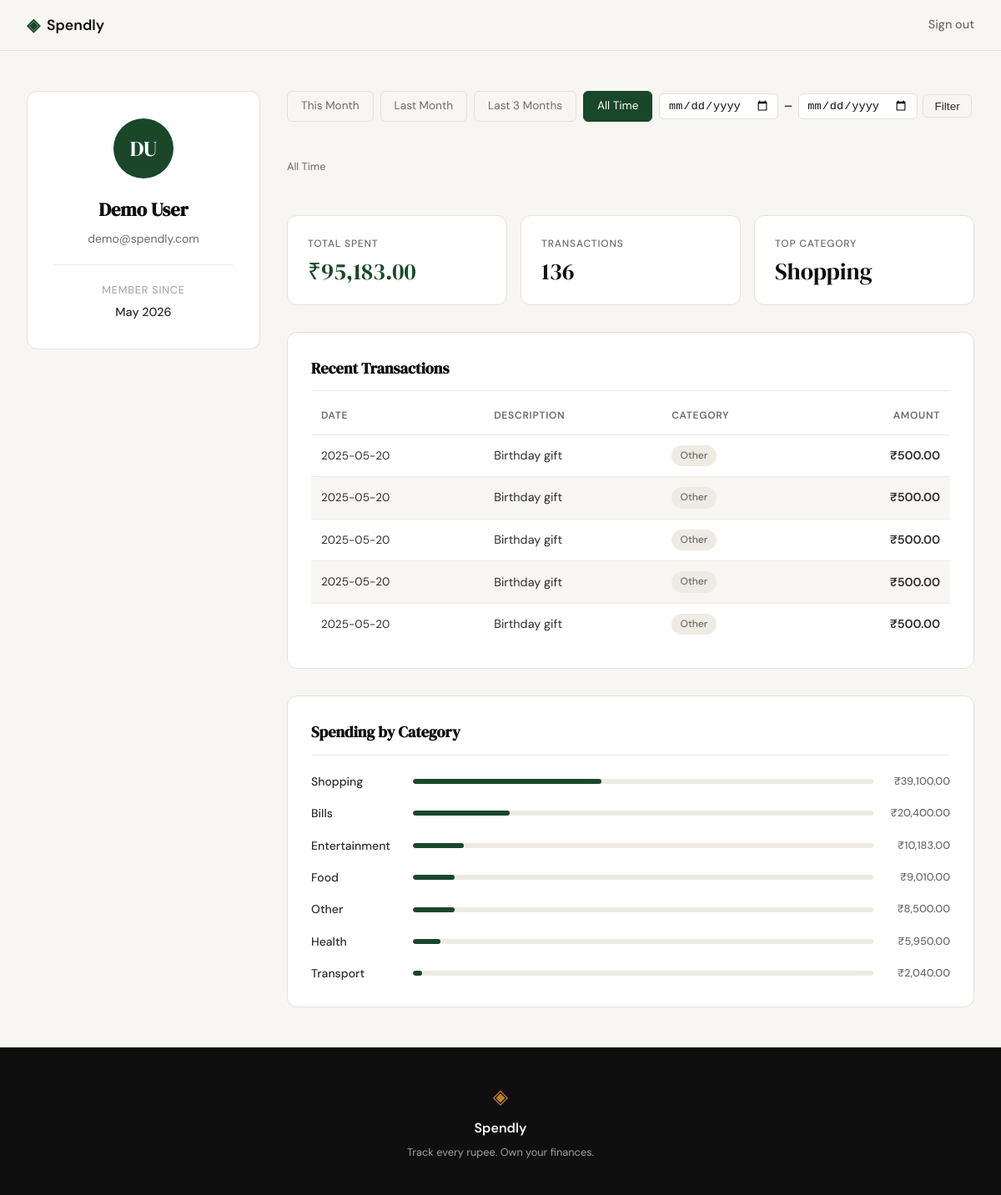
Screenshot of /profile (signed in) with the database file from the repository.
### tables this page shows
CREATE TABLE users (
            id            INTEGER PRIMARY KEY AUTOINCREMENT,
            name          TEXT NOT NULL,
            email         TEXT NOT NULL UNIQUE,
            password_hash TEXT NOT NULL,
            created_at    TEXT NOT NULL DEFAULT (datetime('now'))
        );

CREATE TABLE expenses (
            id          INTEGER PRIMARY KEY AUTOINCREMENT,
            user_id     INTEGER NOT NULL REFERENCES users(id),
            amount      REAL NOT NULL,
            category    TEXT NOT NULL,
            date        TEXT NOT NULL,
            description TEXT,
            created_at  TEXT NOT NULL DEFAULT (datetime('now'))
        );

### app.py (the view)
@app.route("/profile")
def profile():
    if not session.get("user_id"):
        return redirect(url_for("login"))
    user_row = get_user_by_id(session["user_id"])
    if user_row is None:
        abort(404)
    words = user_row["name"].split()
    initials = "".join(w[0].upper() for w in words[:2])
    dt = datetime.strptime(user_row["created_at"][:10], "%Y-%m-%d")
    member_since = dt.strftime("%B %Y")
    user = {
        "name": user_row["name"],
        "email": user_row["email"],
        "member_since": member_since,
        "initials": initials,
    }
    preset, start_date, end_date, filter_label = _resolve_date_range(
        request.args.get("preset", "all-time"),
        request.args.get("start", ""),
        request.args.get("end", ""),
    )
    stats        = get_expense_stats(session["user_id"], start_date, end_date)
    transactions = get_recent_transactions(session["user_id"], start_date=start_date, end_date=end_date)
    categories   = get_category_breakdown(session["user_id"], start_date, end_date)
    return render_template("profile.html", user=user, stats=stats,
                           transactions=transactions, categories=categories,
                           active_preset=preset, start_date=start_date,
                           end_date=end_date, filter_label=filter_label)

### app.py (called while the page is built, shortened)
def _resolve_date_range(preset, start_str="", end_str=""):
    today = date.today()
    if preset == "this-month":
        start = today.replace(day=1).isoformat()
        end = today.isoformat()
        label = today.strftime("%B %Y")
    elif preset == "last-month":
        last_prev = today.replace(day=1) - timedelta(days=1)
        start = last_prev.replace(day=1).isoformat()
        end = last_prev.isoformat()
        label = last_prev.strftime("%B %Y")
    elif preset == "last-3-months":
        three_months_ago = today - timedelta(days=90)
        start = three_months_ago.isoformat()
        end = today.isoformat()
        label = f"{three_months_ago.strftime('%d %b')} – {today.strftime('%d %b %Y')}"
    else:
        preset, start, end, label = "all-time", None, None, "All Time"
    return preset, start, end, label

### database/db.py (called while the page is built)
def get_db():
    conn = sqlite3.connect(DB_PATH)
    conn.row_factory = sqlite3.Row
    conn.execute("PRAGMA foreign_keys = ON")
    return conn

def get_user_by_id(user_id):
    conn = get_db()
    user = conn.execute(
        "SELECT * FROM users WHERE id = ?", (user_id,)
    ).fetchone()
    conn.close()
    return user

def get_expense_stats(user_id, start_date=None, end_date=None):
    conn = get_db()
    date_clause = ""
    p1 = [user_id]
    if start_date and end_date:
        date_clause = " AND date BETWEEN ? AND ?"
        p1 += [start_date, end_date]
    row = conn.execute(
        "SELECT SUM(amount) AS total, COUNT(*) AS cnt FROM expenses WHERE user_id = ?" + date_clause,
        p1
    ).fetchone()
    top = conn.execute(
        "SELECT category, SUM(amount) AS s FROM expenses"
        " WHERE user_id = ?" + date_clause + " GROUP BY category ORDER BY s DESC LIMIT 1",
        p1
    ).fetchone()
    conn.close()
    total = row["total"] or 0.0
    return {
        "total_spent": f"₹{total:,.2f}",
        "transaction_count": row["cnt"],
        "top_category": top["category"] if top else "—",
    }

### templates/profile.html (shortened to what this page needs)
{% extends "base.html" %}
{% block head %}
<link rel="stylesheet" href="{{ url_for('static', filename='css/profile.css') }}">
{% endblock %}
{% block content %}
<section class="profile-section">
    <div class="profile-layout">
        <aside class="info-card">
            <div class="avatar">{{ user.initials }}</div>
            <h1 class="info-name">{{ user.name }}</h1>
            <p class="info-email">{{ user.email }}</p>
            <hr class="info-divider">
            <p class="info-meta">Member since</p>
            <p class="info-value">{{ user.member_since }}</p>
        </aside>
        <div class="profile-right">
            <div class="filter-bar">
                <a href="{{ url_for('profile', preset='this-month') }}"
                   class="filter-btn {% if active_preset == 'this-month' %}filter-btn--active{% endif %}">This Month</a>
                <a href="{{ url_for('profile', preset='last-month') }}"
                   class="filter-btn {% if active_preset == 'last-month' %}filter-btn--active{% endif %}">Last Month</a>
                <a href="{{ url_for('profile', preset='last-3-months') }}"
                   class="filter-btn {% if active_preset == 'last-3-months' %}filter-btn--active{% endif %}">Last 3 Months</a>
                <a href="{{ url_for('profile', preset='all-time') }}"
                   class="filter-btn {% if active_preset == 'all-time' %}filter-btn--active{% endif %}">All Time</a>
                <form class="filter-custom" method="get" action="{{ url_for('profile') }}">
                    <input type="date" name="start" value="{{ start_date or '' }}">
                    <span>–</span>
                    <input type="date" name="end" value="{{ end_date or '' }}">
                    <button type="submit" class="btn-ghost filter-submit">Filter</button>
                </form>
            </div>
            <p class="filter-label">{{ filter_label }}</p>
            <div class="stat-grid">
                <div class="stat-tile">
                    <p class="stat-label">Total Spent</p>
                    <p class="stat-value stat-value--accent">{{ stats.total_spent }}</p>
                </div>
                <div class="stat-tile">
                    <p class="stat-label">Transactions</p>
                    <p class="stat-value">{{ stats.transaction_count }}</p>
                </div>
                <div class="stat-tile">
                    <p class="stat-label">Top Category</p>
                    <p class="stat-value">{{ stats.top_category }}</p>
                </div>
            </div>
            <div class="section-card">
                <h2 class="section-title">Recent Transactions</h2>
                <table class="tx-table">
                    <thead>
                        <tr>
                            <th>Date</th>
                            <th>Description</th>
                            <th>Category</th>
                            <th>Amount</th>
                        </tr>
                    </thead>
                    <tbody>
                        {% for tx in transactions %}
                        <tr>
                            <td class="tx-date">{{ tx.date }}</td>
                            <td>{{ tx.description }}</td>
                            <td>
                                <span class="badge badge--{{ tx.category | lower }}">
                                    {{ tx.category }}
                                </span>
                            </td>
                            <td class="tx-amount">{{ tx.amount }}</td>
                        </tr>
                        {% endfor %}
                    </tbody>
                </table>
            </div>
            <div class="section-card">
                <h2 class="section-title">Spending by Category</h2>
                <div class="category-list">
                    {% for cat in categories %}
                    <div class="category-row">
                        <span class="category-name">{{ cat.name }}</span>
                        <div class="progress-track">
                            <div class="progress-fill" style="width: {{ cat.pct }}%"></div>
                        </div>
                        <span class="category-amount">{{ cat.amount }}</span>
                    </div>
                    {% endfor %}
                </div>
            </div>
        </div>
    </div>
</section>
{% endblock %}

### templates/base.html (shortened to what this page needs)
<!DOCTYPE html>
<html lang="en">
<head>
    <link rel="stylesheet" href="{{ url_for('static', filename='css/style.css') }}">
    {% block head %}{% endblock %}
</head>
<body>
    <nav class="navbar">
        <div class="nav-inner">
            <a href="{{ url_for('landing') }}" class="nav-brand">
                <span class="brand-icon">◈</span>
                <span class="brand-name">Spendly</span>
            </a>
            <div class="nav-links">
                {% if session.get("user_id") %}
                    <a href="{{ url_for('logout') }}">Sign out</a>
                {% else %}
                    <a href="{{ url_for('login') }}">Sign in</a>
                    <a href="{{ url_for('register') }}" class="nav-cta">Get started</a>
                {% endif %}
            </div>
        </div>
    </nav>
    <main class="main-content">
        {% block content %}{% endblock %}
    </main>
    <footer class="footer">
        <div class="footer-inner">
            <span class="brand-icon">◈</span>
            <span class="footer-name">Spendly</span>
            <p class="footer-copy">Track every rupee. Own your finances.</p>
        </div>
    </footer>
</body>
</html>

### static/css/style.css (style rules this page uses)
:root { --ink: #0f0f0f; --ink-soft: #2d2d2d; --ink-muted: #6b6b6b; --ink-faint: #a0a0a0; --paper: #f7f6f3; --paper-warm: #f0ede6; --paper-card: #ffffff; --accent: #1a472a; --accent-light: #e8f0eb; --accent-2: #c17f24; --accent-2-light: #fdf3e3; --danger: #c0392b; --danger-light: #fdecea; --border: #e4e1da; --border-soft: #eeebe4; --font-display: 'DM Serif Display', Georgia, serif; --font-body: 'DM Sans', system-ui, sans-serif; --max-width: 1200px; --auth-width: 440px; --radius-sm: 6px; --radius-md: 12px; --radius-lg: 20px; }
*, *::before, *::after { box-sizing: border-box; margin: 0; padding: 0; }
html { font-size: 16px; scroll-behavior: smooth; }
body { background: var(--paper); color: var(--ink); font-family: var(--font-body); font-size: 1rem; line-height: 1.6; -webkit-font-smoothing: antialiased; }
a { color: inherit; text-decoration: none; }
.navbar { position: sticky; top: 0; z-index: 100; background: var(--paper); border-bottom: 1px solid var(--border); padding: 0 2rem; }
.nav-inner { max-width: var(--max-width); margin: 0 auto; height: 60px; display: flex; align-items: center; justify-content: space-between; }
.nav-brand { display: flex; align-items: center; gap: 0.5rem; font-family: var(--font-body); font-weight: 600; font-size: 1.1rem; color: var(--ink); }
.brand-icon { color: var(--accent); font-size: 1.3rem; }
.brand-name { color: var(--ink); }
.nav-links { display: flex; align-items: center; gap: 1.5rem; font-size: 0.9rem; font-weight: 500; }
.nav-links a { color: var(--ink-muted); transition: color 0.2s; }
.main-content { min-height: calc(100vh - 60px - 100px); }
.btn-ghost { display: inline-block; background: transparent; color: var(--ink-soft); padding: 0.65rem 1.5rem; border-radius: var(--radius-sm); font-size: 0.9rem; font-weight: 500; border: 1px solid var(--border); transition: all 0.2s; text-decoration: none; }
.footer { background: var(--ink); color: var(--paper); padding: 2.5rem 2rem; text-align: center; }
.footer-inner { display: flex; flex-direction: column; align-items: center; gap: 0.4rem; }
.footer .brand-icon { color: var(--accent-2); font-size: 1.5rem; }
.footer-name { font-weight: 600; font-size: 1rem; }
.footer-copy { font-size: 0.8rem; color: var(--ink-faint); }
.filter-bar { display: flex; flex-wrap: wrap; align-items: center; gap: 0.5rem; margin-bottom: 0.75rem; }
.filter-btn { padding: 0.4rem 1rem; border: 1px solid var(--border); border-radius: var(--radius-sm); color: var(--ink-muted); text-decoration: none; font-size: 0.85rem; transition: 0.2s; }
.filter-btn--active { background: var(--accent); color: var(--paper-card); border-color: var(--accent); }
.filter-custom { display: flex; align-items: center; gap: 0.4rem; }
.filter-custom input[type="date"] { border: 1px solid var(--border); border-radius: var(--radius-sm); padding: 0.35rem 0.6rem; font-size: 0.85rem; color: var(--ink); background: var(--paper-card); }
.filter-submit { padding: 0.35rem 0.85rem; font-size: 0.85rem; }
.filter-label { font-size: 0.8rem; color: var(--ink-muted); margin-bottom: 1rem; }

### rows the page displays
users: name "Demo User", email "demo@spendly.com"
expenses: date "2025-05-20", description "Birthday gift", category "Other", amount "₹500.00"
expenses: date "2025-05-20", description "Birthday gift", category "Other", amount "₹500.00"
expenses: date "2025-05-20", description "Birthday gift", category "Other", amount "₹500.00"
expenses: date "2025-05-20", description "Birthday gift", category "Other", amount "₹500.00"
expenses: date "2025-05-20", description "Birthday gift", category "Other", amount "₹500.00"

### other values shown
{{ user.initials }} "DU"
{{ user.member_since }} "May 2026"
{{ filter_label }} "All Time"
{{ stats.total_spent }} "₹95,183.00"
{{ stats.transaction_count }} "136"
{{ stats.top_category }} "Shopping"
{{ cat.name }} "Shopping" "Bills" "Entertainment" "Food" "Other" "Health" "Transport"
{{ cat.amount }} "₹39,100.00" "₹20,400.00" "₹10,183.00" "₹9,010.00" "₹8,500.00" "₹5,950.00" "₹2,040.00"
